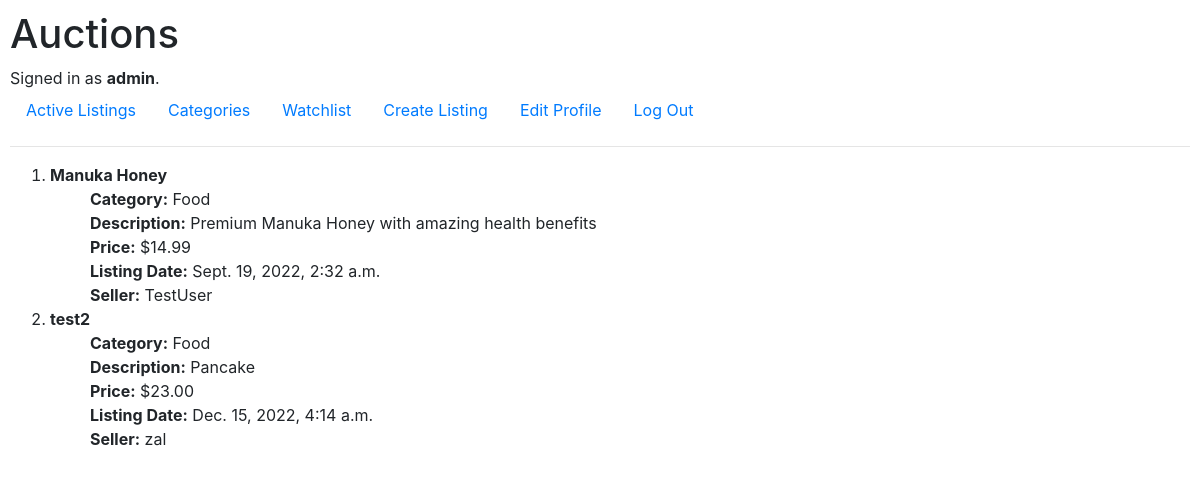
Screenshot of /subcategories?name=Food (signed in) with the database file from the repository.
### auctions/models.py (models this page shows)
class User(AbstractUser):
    pass

class Listings(models.Model):
    item_name = models.CharField(unique=False, max_length=255)
    description = models.TextField()
    category = models.CharField(max_length=255, default="None", unique=False)
    price = models.DecimalField(max_digits = 14, decimal_places=2, null=False, blank=True, default=0)
    date_created = models.DateTimeField(auto_now=True)
    owner = models.CharField(unique=False, max_length=255)

### auctions/views.py (the view)
# urls.py: path("subcategories", views.subcategories, name="subcategories"),
def subcategories(request):
    temp_list = []
    name = request.GET['name']
    print(name)
    queries = Listings.objects.filter(category=name)
    return render(request, "auctions/subcategories.html", {
        "data" : queries
    })

### auctions/templates/auctions/subcategories.html
{% extends "auctions/layout.html" %}
{% block body %}
{% if data %}
    <div>
        <ol>
            {% for dat in data %}
            <li><b>{{ dat.item_name }}</b></li>
            <ul>
                <li><strong>Category:</strong> {{ dat.category }}</li>
                <li><strong>Description:</strong> {{ dat.description }} </li>
                <li><strong>Price:</strong> ${{ dat.price }}</li>
                <li><strong>Listing Date:</strong> {{dat.date_created}} </li>
                <li><strong>Seller:</strong> {{ dat.owner }} </li>
            </ul>
            {% endfor %}
        </ol>
    </div>
{% else %}
    No active listings
{% endif %}
{% endblock %}

### auctions/templates/auctions/layout.html (shortened to what this page needs)
{% load static %}
<!DOCTYPE html>
<html lang="en">
    <head>
        <link rel="stylesheet" href="https://stackpath.bootstrapcdn.com/bootstrap/4.4.1/css/bootstrap.min.css">
        <link href="{% static 'auctions/styles.css' %}" rel="stylesheet">
    </head>
    <body>
        <h1>Auctions</h1>
        <div>
            {% if user.is_authenticated %}
                Signed in as <strong>{{ user.username }}</strong>.
            {% else %}
                Not signed in.
            {% endif %}
        </div>
        <ul class="nav">
            <li class="nav-item">
                <a class="nav-link" href="{% url 'index' %}">Active Listings</a>
            </li>
            <li class="nav-item">
                <a class="nav-link" href="{% url 'categories' %}">Categories</a>
            </li>
            {% if user.is_authenticated %}
                <li class="nav-item">
                    <a class="nav-link" href="{% url 'watchlist' %}">Watchlist</a>
                </li>
                <li class="nav-item">
                    <a class="nav-link" href="{% url 'createlisting' %}">Create Listing</a>
                </li>
                <li class="nav-item">
                    <a class="nav-link" href="{% url 'edit_profile' %}">Edit Profile</a>
                </li>
                <li class="nav-item">
                    <a class="nav-link" href="{% url 'logout' %}">Log Out</a>
                </li>
            {% endif %}
        </ul>
        <hr>
        {% block body %}
        {% endblock %}
    </body>
</html>

### auctions/static/auctions/styles.css (style rules this page uses)
body { padding: 10px; }
ul { list-style-type: none; }

### rows the page displays
User: username "admin"
Listings: item_name "Manuka Honey", category "Food", description "Premium Manuka Honey with amazing health benefits", price "14.99", date_created "Sept. 19, 2022, 2:32 a.m.", owner "TestUser"
Listings: item_name "test2", category "Food", description "Pancake", price "23.00", date_created "Dec. 15, 2022, 4:14 a.m.", owner "zal"
